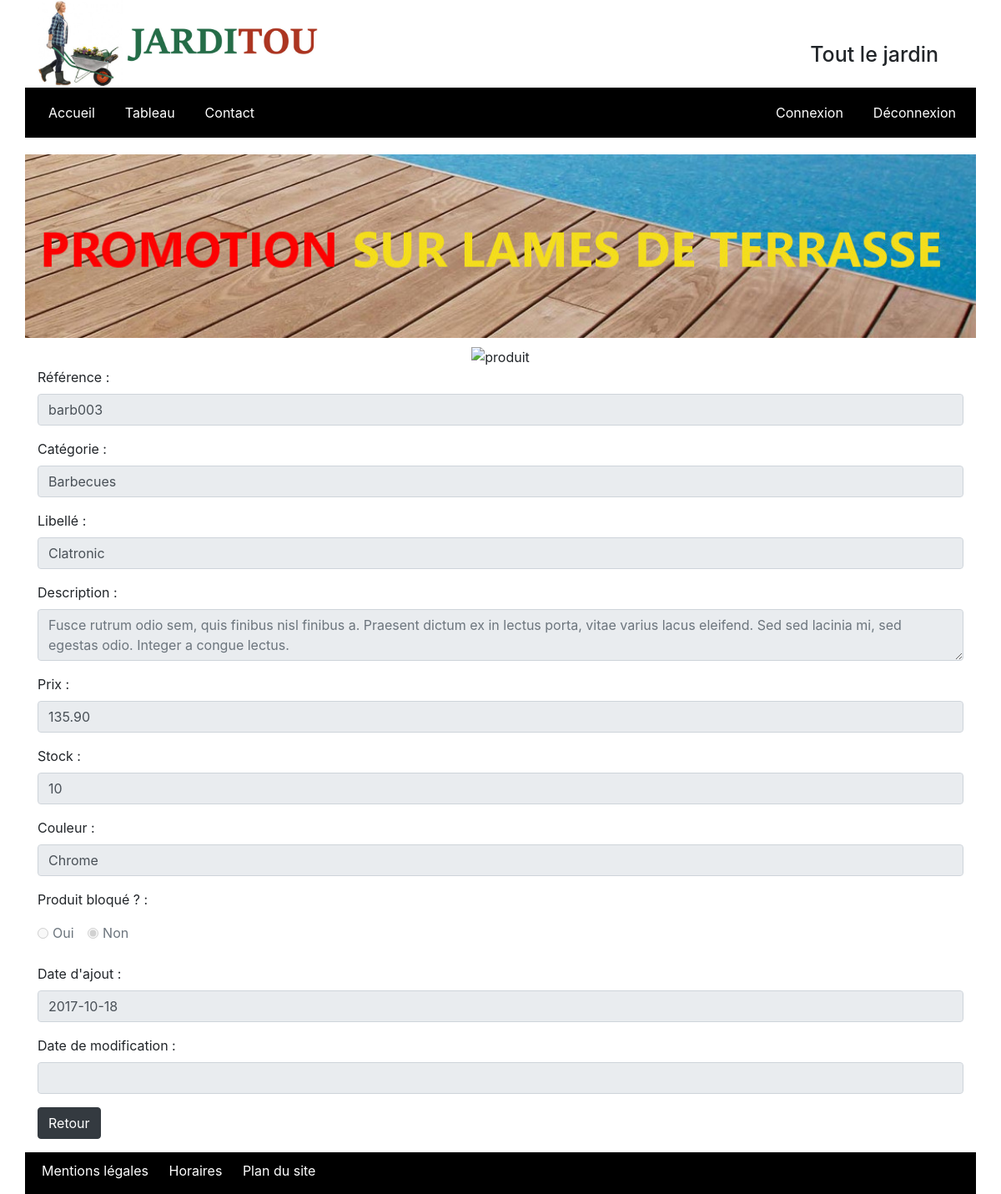
The app's page /Jarditou_php/Jarditou_php/view/detail.php?pro_id=11 with its own data.
### tables this page shows
CREATE TABLE IF NOT EXISTS `produits` (
  `pro_id` int(10) UNSIGNED NOT NULL AUTO_INCREMENT COMMENT 'Clé de la table produits',
  `pro_cat_id` int(10) UNSIGNED NOT NULL COMMENT 'Catégorie du produit',
  `pro_ref` varchar(10) NOT NULL COMMENT 'Référence produit',
  `pro_libelle` varchar(200) NOT NULL COMMENT 'Nom du produit',
  `pro_description` varchar(1000) DEFAULT NULL COMMENT 'Description du produit',
  `pro_prix` decimal(6,2) UNSIGNED NOT NULL COMMENT 'Prix ',
  `pro_stock` int(11) NOT NULL DEFAULT '0' COMMENT 'Nombre d''unités en stock',
  `pro_couleur` varchar(30) DEFAULT NULL COMMENT 'Couleur',
  `pro_photo` varchar(4) DEFAULT 'jpg' COMMENT 'Extension de la photo',
  `pro_d_ajout` date NOT NULL COMMENT 'Date d''ajout',
  `pro_d_modif` datetime DEFAULT NULL COMMENT 'Date de modification',
  `pro_bloque` tinyint(1) DEFAULT NULL COMMENT 'Bloquer le produit à la vente',
  PRIMARY KEY (`pro_id`),
  UNIQUE KEY `idx_pro_ref` (`pro_ref`),
  KEY `fk_produits_cat_id` (`pro_cat_id`)
);

CREATE TABLE IF NOT EXISTS `categories` (
  `cat_id` int(10) UNSIGNED NOT NULL AUTO_INCREMENT COMMENT 'Clé de la table catégorie',
  `cat_nom` varchar(200) NOT NULL COMMENT 'Nom de la catégorie',
  `cat_parent` int(10) UNSIGNED DEFAULT NULL COMMENT 'Catégorie parente',
  PRIMARY KEY (`cat_id`),
  KEY `fk_categories_cat_parent` (`cat_parent`)
);

### Jarditou_php/Jarditou_php/view/detail.php (the view, shortened to what this page needs)
<?php
include("entete.php");
$db = connexionBase();
$pro_id = $_GET["pro_id"];
$requete = "SELECT * FROM produits INNER JOIN categories ON categories.cat_id = produits.pro_cat_id WHERE pro_id=".$pro_id;
$result = $db->query($requete);
$produit = $result->fetch(PDO::FETCH_OBJ);
?>
<div class="row">
<form class="col-lg-12" action="php/produits_ajout_script.php" method="post">
<div class="text-center">
<img src="images/jarditou_photos/<?=$produit->pro_photo?>" width="300" alt="produit">
</div>
<div class="form-group">
    <label for="référence">Référence :</label>
    <input type="text" class="form-control" name="reference" value ="<?=$produit->pro_ref?>" id="reference" readonly>
</div>
<div class="form-group">
    <label for="categorie">Catégorie :</label>
    <input type="text" class="form-control" name="categorie" value ="<?=$produit->cat_nom?>" id="categorie" readonly>
</div>
<div class="form-group">
    <label for="libellé">Libellé :</label>
    <input type="text" class="form-control" name="libelle" value ="<?=$produit->pro_libelle?>" id="libelle" readonly>
</div>
<div class="form-group">
    <label for="description">Description :</label>
    <textarea class="form-control" name="description" value placeholder ="<?=$produit->pro_description?>" id="description" readonly></textarea>
</div>
<div class="form-group">
    <label for="prix">Prix :</label>
    <input type="text" class="form-control" name="prix" value ="<?=$produit->pro_prix?>" id="prix" readonly>
</div>
<div class="form-group">
    <label for="stock">Stock :</label>
    <input type="text" class="form-control" name="stock" value ="<?=$produit->pro_stock?>" id="stock" readonly>
</div>
<div class="form-group">
    <label for="couleur">Couleur :</label>
    <input type="text" class="form-control" name="couleur" value ="<?=$produit->pro_couleur?>" id="couleur" readonly>
</div>
<p>Produit bloqué ? :</p>
<div class="form-check form-check-inline">
  <input type="radio" class="form-check-input" value ="<?=$produit->pro_bloque?>" id="bloque_oui" name="bloque" disabled <?php if ($produit->pro_bloque == 1) { echo "checked"; } ?>>
  <label class="form-check-label" for="bloque">Oui</label>
</div>
<div class="form-check form-check-inline">
  <input type="radio" class="form-check-input" value ="<?=$produit->pro_bloque?>" id="bloque_non" name="bloque" disabled <?php if (is_null($produit->pro_bloque)) { echo "checked"; } ?>>
  <label class="form-check-label" for="bloque">Non</label>
</div>
</div><br>
<div class="form-group">
    <label for="ajout">Date d'ajout :</label>
    <input type="text" class="form-control" name="ajout" value ="<?=$produit->pro_d_ajout?>" id="ajout" readonly>
</div>
<div class="form-group">
    <label for="modif">Date de modification :</label>
    <input type="text" class="form-control" name="modif" value ="<?=$produit->pro_d_modif?>" id="modif" readonly>
</div>
<div class="form-group">
    <a href="tableau.php" class="btn btn-dark m-0">Retour</a>
</div>
<?php
include("pieddepage.php");
?>

### Jarditou_php/Jarditou_php/view/assets/css/style.css (style rules this page uses)
html { -webkit-box-sizing: border-box; box-sizing: border-box; }
a { color: white; margin-left: 20px; }

### records on screen
produits: reference "barb003", categorie "Barbecues", libelle "Clatronic", description "Fusce rutrum odio sem, quis finibus nisl finibus a. Praesent dictum ex in lectus porta, vitae varius lacus eleifend. Sed sed lacinia mi, sed egestas odio. Integer a congue lectus.", prix "135.90", stock "10", couleur "Chrome", pro_bloque "☑", ajout "2017-10-18"
